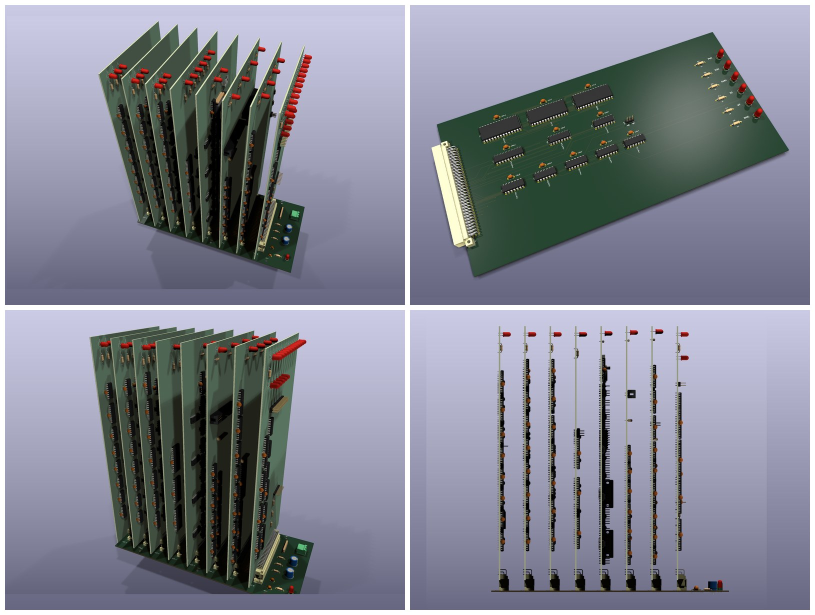
#> input picture website/p8x-collage.jpg, 1630 x 1230 px (shown at 1/2 size)
$ python p8img.py ../website/p8x-collage.jpg
#> lines starting #> are read from the running program, lines starting #| are printed output that depends on the picture
#!/usr/bin/env python3
"""p8img.py -- convert an image to P8I, the P8X display's own format.

    ./p8img.py photo.png [out.p8i] [--width N] [--no-dither] [--preview out.ppm]

P8I (STAGE6-DESIGN.md): a 10-byte self-describing header, then raw RGB565.

    offset  size  field
         0     3  magic "P8I"
         3     1  version, 0x01
         4     2  width,  little-endian
         6     2  height, little-endian
         8     1  depth, 0x10 = RGB565 -- ask, don't assume
         9     1  reserved (flags someday)
        10   ...  width*height RGB565 words, row-major, little-endian

The geometry lives HERE, not in the IMAGE statement, for the same reason the
device's IDENT record carries its geometry: the file describes itself, so
`IMAGE X,Y,name$` cannot be lied to. Little-endian words match the GCOL/GCOLH
write order, so the on-target loader is read-byte -> GCOL, read-byte -> GCOLH,
PLOT.

DITHERING HAPPENS HERE, on the host, where a real algorithm is cheap -- the
framebuffer never needs the source's extra bits (see the 24 bpp entry in the
stage-6 rejected alternatives). Floyd-Steinberg to the 565 grid, on by
default; --no-dither truncates, which is right for flat-colour art where
dither noise would only speckle clean edges.

Images wider than the 480x272 screen are scaled down to fit by default (the
device would only discard the off-screen remainder); --width forces a size.
Uses Pillow if present, else falls back to sips + BMP parsing (macOS,
dependency-free -- the house preference).
"""
import os, struct, subprocess, sys, tempfile

SCREEN_W, SCREEN_H = 480, 272


def load_rgb(path, force_w=None):
    """-> (w, h, bytes rgb888 row-major). Scales to fit the screen."""
    try:
        from PIL import Image
        im = Image.open(path).convert("RGB")
        w, h = im.size
        tw = force_w or w
        if force_w or w > SCREEN_W or h > SCREEN_H:
            scale = min((force_w or SCREEN_W) / w, SCREEN_H / h, 1.0) \
                    if not force_w else force_w / w
            tw, th = max(1, round(w * scale)), max(1, round(h * scale))
            im = im.resize((tw, th), Image.LANCZOS)
        return im.size[0], im.size[1], im.tobytes()
    except ImportError:
        pass
    # sips + uncompressed 24-bit BMP: no dependencies, macOS only
    with tempfile.NamedTemporaryFile(suffix=".bmp", delete=False) as t:
        tmp = t.name
    args = ["sips", "-s", "format", "bmp", path, "--out", tmp]
    if force_w:
        args[1:1] = ["--resampleWidth", str(force_w)]
    subprocess.run(args, check=True, capture_output=True)
    d = open(tmp, "rb").read(); os.unlink(tmp)
    if d[:2] != b"BM":
        sys.exit("p8img: sips did not produce a BMP")
    off  = struct.unpack("<I", d[10:14])[0]
    w    = struct.unpack("<i", d[18:22])[0]
    h    = struct.unpack("<i", d[22:26])[0]
    bpp  = struct.unpack("<H", d[28:30])[0]
    comp = struct.unpack("<I", d[30:34])[0]
    if bpp != 24 or comp != 0:
        sys.exit("p8img: expected uncompressed 24-bit BMP from sips (got %d bpp)" % bpp)
    stride = (w * 3 + 3) & ~3
    out = bytearray(w * abs(h) * 3)
    flip = h > 0                      # positive height = bottom-up rows
    h = abs(h)
    for y in range(h):
        src = off + (h - 1 - y if flip else y) * stride
        for x in range(w):
            b_, g_, r_ = d[src + x*3 : src + x*3 + 3]
            i = (y*w + x) * 3
            out[i:i+3] = bytes((r_, g_, b_))
    return w, h, bytes(out)


def to_565(w, h, rgb, dither=True):
    """Floyd-Steinberg to the 565 grid; returns a list of 16-bit words."""
    if not dither:
        px = []
        for i in range(0, len(rgb), 3):
            r, g, b = rgb[i], rgb[i+1], rgb[i+2]
            px.append(((r >> 3) << 11) | ((g >> 2) << 5) | (b >> 3))
        return px
    buf = [float(v) for v in rgb]
    px = []
    for y in range(h):
        for x in range(w):
            i = (y*w + x) * 3
            out_word = 0
            for c, (bits, shift) in enumerate(((5, 11), (6, 5), (5, 0))):
                v = min(255.0, max(0.0, buf[i+c]))
                q = round(v * ((1 << bits) - 1) / 255.0)      # nearest 565 level
                shown = q * 255.0 / ((1 << bits) - 1)          # what the panel shows
                err = v - shown
                out_word |= q << shift
                # spread the error: 7/16 right, 3/16 down-left, 5/16 down, 1/16 down-right
                if x + 1 < w:              buf[i+3+c]         += err * 7/16
                if y + 1 < h:
                    if x > 0:              buf[i + (w-1)*3 + c] += err * 3/16
                    buf[i + w*3 + c]                            += err * 5/16
                    if x + 1 < w:          buf[i + (w+1)*3 + c] += err * 1/16
            px.append(out_word)
    return px


def write_p8i(path, w, h, px):
    with open(path, "wb") as f:
        f.write(b"P8I" + bytes((1,)) + struct.pack("<HH", w, h) + bytes((16, 0)))
        f.write(struct.pack("<%dH" % len(px), *px))


def write_preview(path, w, h, px):
    """565 -> 888 by bit replication, exactly as the emulator's PPM writer."""
    with open(path, "wb") as f:
        f.write(b"P6\n%d %d\n255\n" % (w, h))
        for p in px:
            r5, g6, b5 = (p >> 11) & 31, (p >> 5) & 63, p & 31
            f.write(bytes(((r5 << 3) | (r5 >> 2), (g6 << 2) | (g6 >> 4),
                           (b5 << 3) | (b5 >> 2))))


def main():
    args = sys.argv[1:]
    dither, force_w, preview = True, None, None
    if "--no-dither" in args: dither = False; args.remove("--no-dither")
    if "--width" in args:
        i = args.index("--width"); force_w = int(args[i+1]); del args[i:i+2]
    if "--preview" in args:
        i = args.index("--preview"); preview = args[i+1]; del args[i:i+2]
    if not args:
        sys.exit(__doc__.strip().split("\n")[2].strip())
    src = args[0]
    dst = args[1] if len(args) > 1 else os.path.splitext(src)[0] + ".p8i"

    w, h, rgb = load_rgb(src, force_w)
#> in load_rgb, im is the input picture: PIL image 1630x1230 RGB; mean R, G, B 132.7, 135.1, 148.3
#> in load_rgb, `im = im.resize((tw, th), Image.LANCZOS)`:
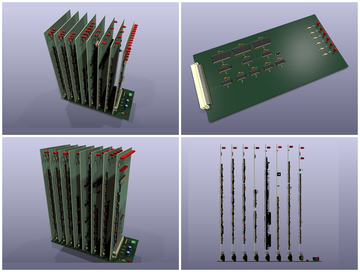
#> im: PIL image 360x272 RGB; mean R, G, B 132.6, 135.1, 148.3
#> w = 360; h = 272
    px = to_565(w, h, rgb, dither)
#> after the loop in to_565, `for y in range(h):`: buf = 293760 items; px = 97920 items
#> px = 97920 items
    write_p8i(dst, w, h, px)
    print("%s: %dx%d, %d bytes (%s)" %
          (dst, w, h, 10 + 2*len(px), "dithered" if dither else "truncated"))
#| ../website/p8x-collage.p8i: 360x272, 195850 bytes (dithered)
    if preview:
        write_preview(preview, w, h, px)
        print("%s: what the panel will show" % preview)


if __name__ == "__main__":
    main()
